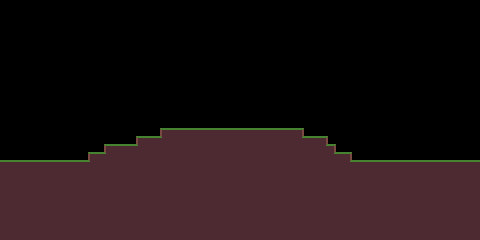

Rendered tile map (Tiled .tmx) drawn with the repository's tilesets; below, a short description and the map source with its tile grids summarised:
An orthogonal 60x30 tile map with 8x8 px tiles, 3 tile layers (Level, Ground, Platforms), 3 tilesets.

<map version="1.10" tiledversion="1.11.0" orientation="orthogonal" renderorder="right-down" width="60" height="30" tilewidth="8" tileheight="8" infinite="0" nextlayerid="6" nextobjectid="61">
 <tileset firstgid="1" source="8x8_grassy_dirt.tsx" />
 <tileset firstgid="49" source="8x8_placeholder13_full.tsx" />
 <tileset firstgid="64" source="8x8_simple_platform_upper.tsx" />
 <layer id="1" name="Level" width="60" height="30" opacity="0.4">
  <data>[1800 cells, 704 non-empty, 1 distinct tile ids]</data>
 </layer>
 <layer id="2" name="Ground" width="60" height="30">
  <data>[1800 cells, 704 non-empty, 6 distinct tile ids]</data>
 </layer>
 <layer id="3" name="Platforms" width="60" height="30">
  <data>[1800 cells, 0 non-empty, 0 distinct tile ids]</data>
 </layer>
</map>
